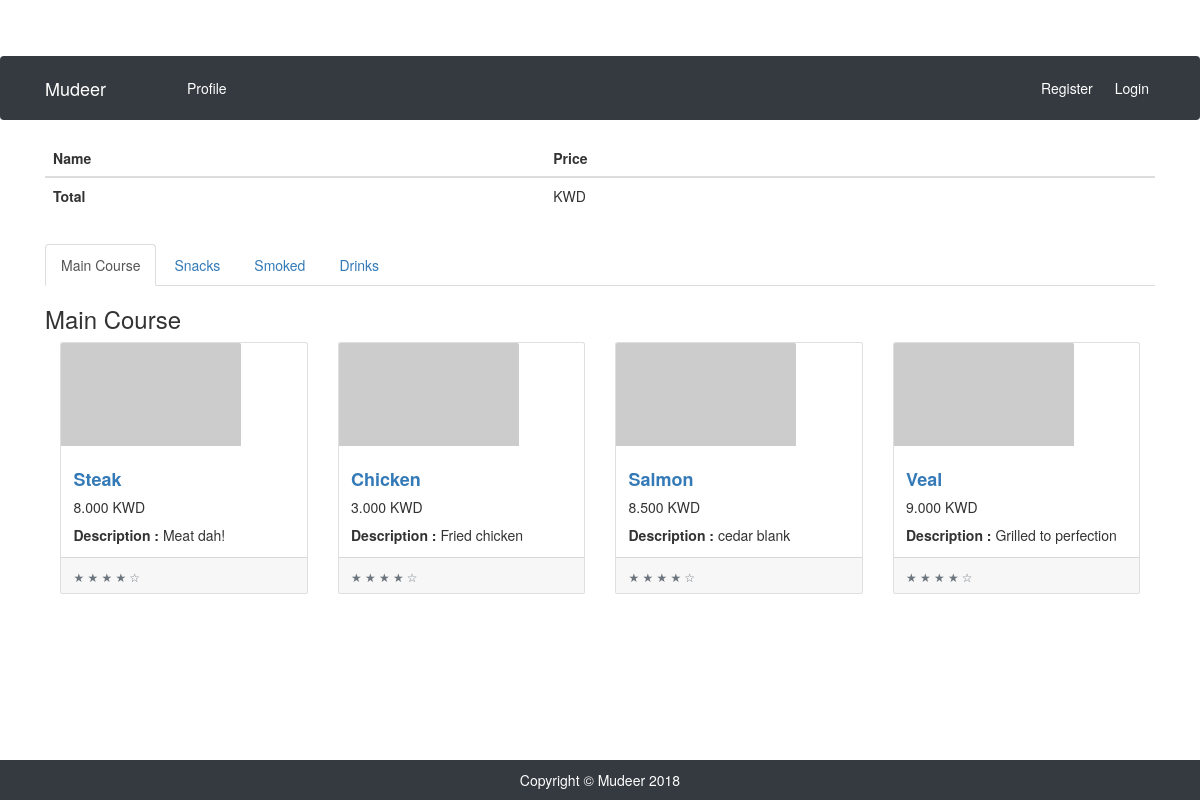
Page /ordering_page/1/ on the committed database.
### POSsystem/models.py (models this page shows, shortened)
class Category(models.Model):
	restaurant = models.ForeignKey(Restaurant, on_delete=models.CASCADE)
	name = models.CharField(max_length=25)

class Item(models.Model):
	category = models.ForeignKey(Category, on_delete=models.CASCADE)
	name = models.CharField(max_length=25)
	description = models.TextField()
	price = models.DecimalField(max_digits=5, decimal_places=3)

### POSsystem/views.py (the view)
# urls.py: path('ordering_page/<int:restaurant_id>/', views.ordering_page, name='ordering_page'),
def ordering_page(request,restaurant_id):
	restaurant_obj = Restaurant.objects.get(id=restaurant_id)
	context = {
		"restaurant": restaurant_obj,
	}
	return render(request, 'ordering_page.html', context)

### POSsystem/templates/ordering_page.html (shortened to what this page needs)
{% extends "base.html" %}
{% block content %}
<link rel="stylesheet" href="https://maxcdn.bootstrapcdn.com/bootstrap/3.3.7/css/bootstrap.min.css">
      <table class="table">
        <thead>
            <tr>
                <th scope="col">Name</th>
                <th scope="col">Price</th>
                <th scope="col"></th>
            </tr>
        </thead>
        <tbody>
            <tr>
                <th scope="row">Total</th>
                <td>{{ total_price }} KWD</td>
                <td></td>
            </tr>
        </tbody>
    </table>
    <ul class="nav nav-tabs mt-5">
    {% for category in restaurant.category_set.all %}
    {% if forloop.first %}
    <li class="active"><a data-toggle="tab" href="#name-{{category.name}}">{{category.name}}</a></li>
    {% else %}
    <li><a data-toggle="tab" href="#name-{{category.name}}">{{category.name}}</a></li>
    {% endif %}
    {% endfor %}
  </ul>
  <div class="tab-content">
      {% for category in restaurant.category_set.all %}
        {% if forloop.first %}
            <div id="name-{{category.name}}" class="tab-pane fade in active">
              <h3>{{category.name}}</h3>
              {% for item in category.item_set.all %}
              <div class="col-lg-3 col-md-6 mb-4">
                <div class="card">
                  <a href="#"><img class="card-img-top" src="http://placehold.it/700x400" alt=""></a>
                  <div class="card-body">
                    <h4 class="card-title">
                      <a href="#"><strong> {{item.name}} </strong></a>
                    </h4>
                    <h5>{{item.price}} KWD</h5>
                    <p class="card-text"><strong>Description :</strong> {{item.description}}</p>
                  </div>
                  <div class="card-footer">
                    <small class="text-muted">&#9733; &#9733; &#9733; &#9733; &#9734;</small>
                  </div>
                </div>
              </div>
              {% endfor %}
            </div>
        {% endif %}
      {% endfor %}
    </div>
{% endblock %}

### POSsystem/static/css/shop-homepage.css (style rules this page uses)
body { padding-top: 54px; }
@media (min-width: 992px) { body { padding-top: 56px; } }
img { display: block; max-width:180px; max-height:180px; width: auto; height: auto; }

### rows in the picture
Category: name "Main Course"
Category: name "Snacks"
Category: name "Smoked"
Category: name "Drinks"
Item: name "Steak", price "8.000", description "Meat dah!"
Item: name "Chicken", price "3.000", description "Fried chicken"
Item: name "Salmon", price "8.500", description "cedar blank"
Item: name "Veal", price "9.000", description "Grilled to perfection"
